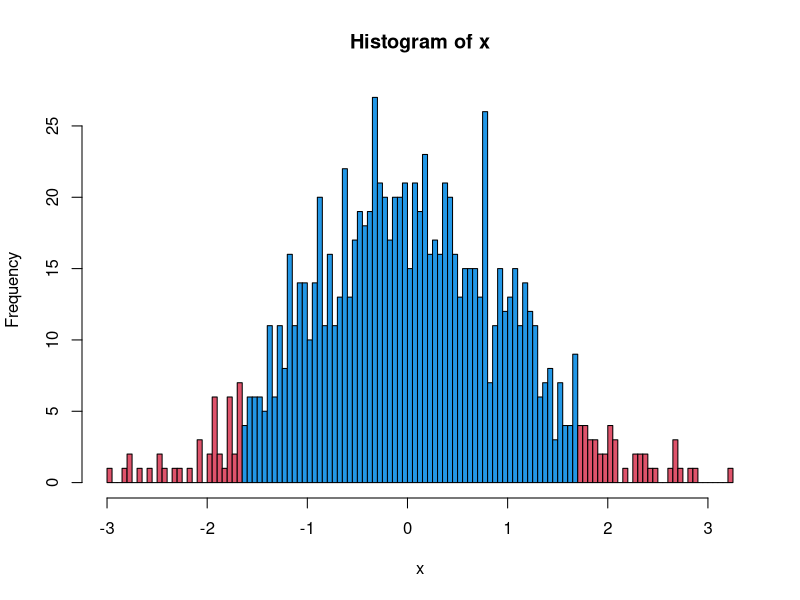

Recreate this plot in R.
# 1. 频率直方图不同区间显示不同的颜色
x <- rnorm(1000)
hx <- hist(x, breaks = 100, plot = FALSE)
plot(hx, col = ifelse(abs(hx$breaks)<1.699, 4, 2))